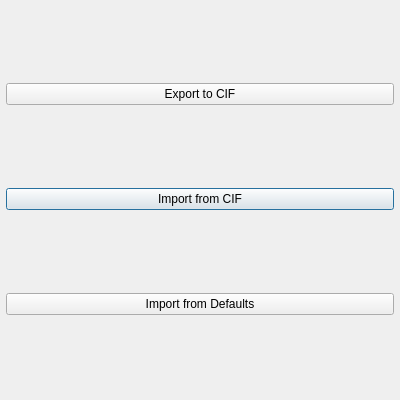
<?xml version="1.0" encoding="UTF-8"?>
<ui version="4.0">
 <class>material_list_editor</class>
 <widget class="QDialog" name="material_list_editor">
  <property name="geometry">
   <rect>
    <x>0</x>
    <y>0</y>
    <width>400</width>
    <height>400</height>
   </rect>
  </property>
  <property name="windowTitle">
   <string>Material List Editor</string>
  </property>
  <layout class="QGridLayout" name="gridLayout">
   <property name="leftMargin">
    <number>6</number>
   </property>
   <property name="topMargin">
    <number>6</number>
   </property>
   <property name="rightMargin">
    <number>6</number>
   </property>
   <property name="bottomMargin">
    <number>6</number>
   </property>
   <item row="2" column="0">
    <widget class="QPushButton" name="import_from_cif">
     <property name="text">
      <string>Import from CIF</string>
     </property>
    </widget>
   </item>
   <item row="3" column="0">
    <widget class="QPushButton" name="import_from_defaults">
     <property name="text">
      <string>Import from Defaults</string>
     </property>
    </widget>
   </item>
   <item row="0" column="0">
    <layout class="QVBoxLayout" name="list_editor_layout"/>
   </item>
   <item row="1" column="0">
    <widget class="QPushButton" name="export_to_cif">
     <property name="text">
      <string>Export to CIF</string>
     </property>
    </widget>
   </item>
  </layout>
 </widget>
 <tabstops>
  <tabstop>import_from_cif</tabstop>
  <tabstop>import_from_defaults</tabstop>
 </tabstops>
 <resources/>
 <connections/>
</ui>
